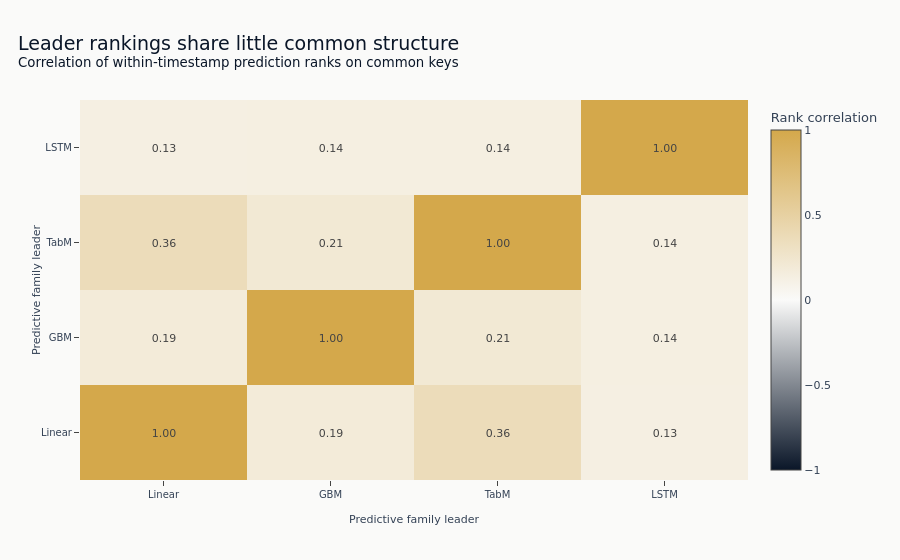

Notebook code for this chart:
### Markdown cell above
## Low agreement leaves room for diversification, not automatic averaging

Scores are ranked within timestamp before correlation. Low correlation means the models order the
cross-section differently; it does not rescue a family whose IC interval includes zero.

### Code cell
wide_scores = common_keys
score_columns = []
for frame in aligned_frames:
    family = frame["family"][0]
    column = f"score_{family}"
    score_columns.append(column)
    ranked = frame.select(
        "timestamp",
        "symbol",
        pl.col("y_score").rank("average").over("timestamp").alias(column),
    )
    wide_scores = wide_scores.join(ranked, on=["timestamp", "symbol"], how="inner")
corr = np.corrcoef(wide_scores.select(score_columns).to_numpy(), rowvar=False)
labels = [FAMILY_LABELS[column.removeprefix("score_")] for column in score_columns]

fig = go.Figure(
    go.Heatmap(
        z=corr,
        x=labels,
        y=labels,
        zmin=-1,
        zmax=1,
        colorscale=[[0, COLORS["blue"]], [0.5, COLORS["bg_light"]], [1, COLORS["amber"]]],
        text=np.round(corr, 2),
        texttemplate="%{text:.2f}",
        colorbar={"title": "Rank correlation"},
    )
)
fig.update_layout(
    title={
        "text": "Leader rankings share little common structure"
        "<br><sup>Correlation of within-timestamp prediction ranks on common keys</sup>",
        "x": 0.02,
        "xanchor": "left",
    },
    xaxis_title="Predictive family leader",
    yaxis_title="Predictive family leader",
)
fig.show()

### Figure 1 — Plotly figure (JSON) as saved in the notebook; plotly's stock layout.template omitted (floating-point values rounded to 4 significant figures)
{"data": [{"colorbar": {"title": {"text": "Rank correlation"}}, "colorscale": [[0, "#0a1628"], [0.5, "#FAFAF9"], [1, "#D4A84B"]], "text": [[1.0, 0.19, 0.36, 0.13], [0.19, 1.0, 0.21, 0.14], [0.36, 0.21, 1.0, 0.14], [0.13, 0.14, 0.14, 1.0]], "texttemplate": "%{text:.2f}", "type": "heatmap", "x": ["Linear", "GBM", "TabM", "LSTM"], "y": ["Linear", "GBM", "TabM", "LSTM"], "z": [[1.0, 0.1861, 0.3624, 0.1302], [0.1861, 1.0, 0.2102, 0.1351], [0.3624, 0.2102, 1.0, 0.1381], [0.1302, 0.1351, 0.1381, 1.0]], "zmax": 1, "zmin": -1}], "layout": {"title": {"text": "Leader rankings share little common structure<br><sup>Correlation of within-timestamp prediction ranks on common keys</sup>", "x": 0.02, "xanchor": "left"}, "xaxis": {"title": {"text": "Predictive family leader"}}, "yaxis": {"title": {"text": "Predictive family leader"}}}}
